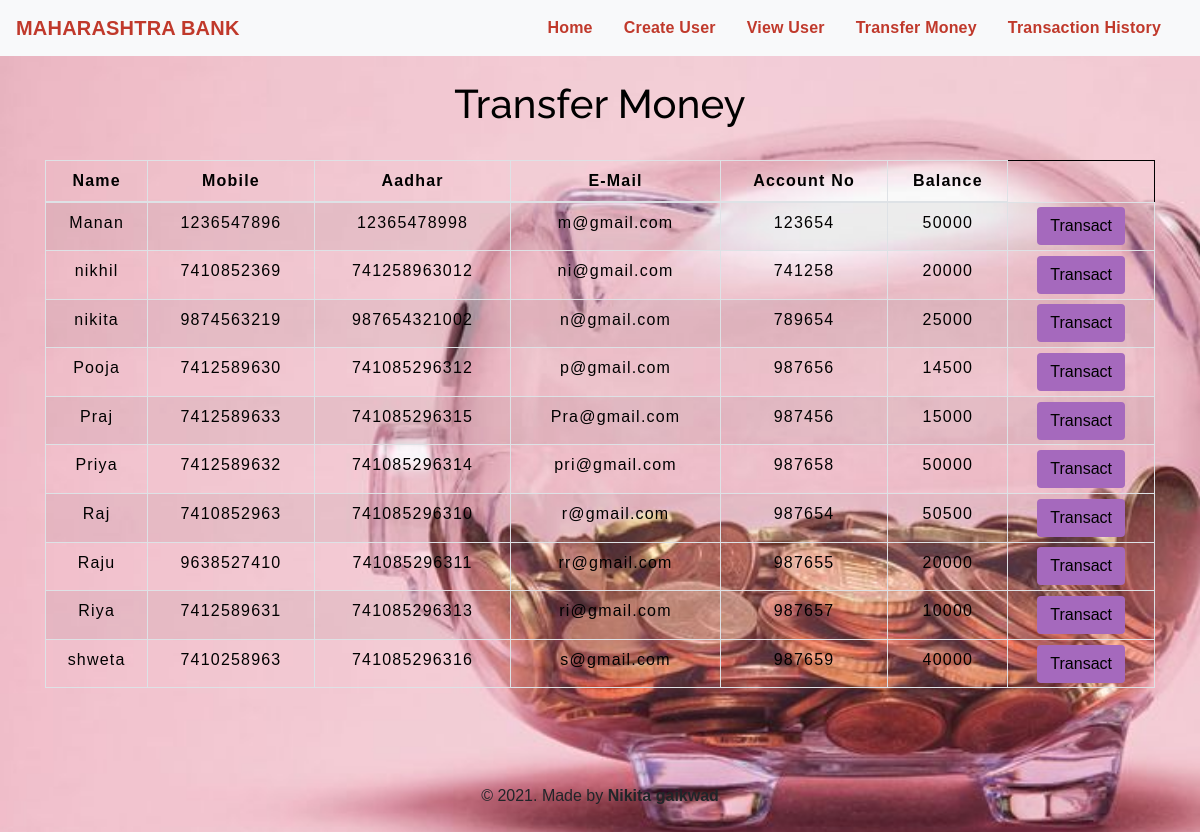
The app's page /trans.php with its own data.
### tables this page shows
CREATE TABLE `user` (
  `name` varchar(30) NOT NULL,
  `mobile` bigint(30) NOT NULL,
  `aadhar` bigint(30) NOT NULL,
  `email` varchar(30) NOT NULL,
  `accountno` bigint(20) NOT NULL,
  `balance` int(20) NOT NULL
);

### trans.php (the view, shortened to what this page needs)
<!DOCTYPE html>
<html lang="en">
<head>
    <link rel="stylesheet" href="https://maxcdn.bootstrapcdn.com/bootstrap/4.0.0/css/bootstrap.min.css">
    <link rel="stylesheet" type="text/css" href="css/table.css">
    <link rel="stylesheet" type="text/css" href="css/navbar.css">
</head>
<body >
<?php
    include 'config.php';
    $sql = "SELECT * FROM user";
    $result = mysqli_query($conn,$sql);
?>
<?php
  include 'navbar.php';
?>
<div class="container">
        <h2 class="text-center pt-4" style="color : black;">Transfer Money</h2>
        <br>
            <div class="row">
                <div class="col">
                    <div class="table-responsive-sm">
                    <table class="table table-hover table-sm table-striped table-condensed table-bordered" style="border-color:black;">
                        <thead style="color : black;">
                            <tr>
                            <th scope="col" class="text-center py-2">Name</th>
                            <th scope="col" class="text-center py-2">Mobile</th>
                            <th scope="col" class="text-center py-2">Aadhar</th>
                            <th scope="col" class="text-center py-2">E-Mail</th>
                            <th scope="col" class="text-center py-2">Account No</th>
                            <th scope="col" class="text-center py-2">Balance</th>
                            </tr>
                        </thead>
                        <tbody>
                <?php
                    while($rows=mysqli_fetch_assoc($result)){
                ?>
                    <tr style="color : black;">
                        <td class="py-2"><?php echo $rows['name'] ?></td>
                        <td class="py-2"><?php echo $rows['mobile']?></td>
                        <td class="py-2"><?php echo $rows['aadhar']?></td>
                        <td class="py-2"><?php echo $rows['email']?></td>
                         <td class="py-2"><?php echo $rows['accountno']?></td>
                        <td class="py-2"><?php echo $rows['balance']?></td>
                        <td><a href="tmoney.php?id= <?php echo $rows['accountno'] ;?>"> <button type="button" class="btn" style="background-color : #A569BD;">Transact</button></a></td>
                    </tr>
                <?php
                    }
                ?>
                        </tbody>
                    </table>
                    </div>
                </div>
            </div>
         </div>
   <footer class="text-center mt-5 py-2">
       <br> <p>&copy 2021. Made by <b>Nikita gaikwad</b></p>
      </footer>
</body>
</html>

### navbar.php (shortened to what this page needs)
<nav class="navbar navbar-expand-md navbar-light bg-light">
<a class="navbar-brand" href="index.php" style="color : #C0392B;"><b>MAHARASHTRA BANK</b></a>
<div class="collapse navbar-collapse" id="collapsibleNavbar">
      <ul class="navbar-nav ml-auto">
        <li class="nav-item">
          <a class="nav-link" href="home.php" style="color : #C0392B;"><b>Home</b></a>
        </li>
        <li class="nav-item">
          <a class="nav-link" href="customer.php" style="color : #C0392B;"><b>Create User</b></a>
        </li>
          <li class="nav-item">
          <a class="nav-link" href="viewuser.php" style="color : #C0392B;"><b>View User</b></a>
        </li>
        <li class="nav-item">
          <a class="nav-link" href="trans.php" style="color : #C0392B;"><b>Transfer Money</b></a>
        </li>
        <li class="nav-item">
          <a class="nav-link" href="history.php" style="color : #C0392B;"><b>Transaction History</b></a>
        </li>
    </div>
 </nav>

### css/table.css (style rules this page uses)
* { padding: 0; margin: 0; box-sizing: border-box; font-family: sans-serif; }
h2 { font-size: 40px; }
table { letter-spacing: 1.2px; }
td { text-align: center; }
button { border:none; background: #d9d9d9; transition: 1s; }

### css/navbar.css (style rules this page uses)
.nav-link { margin-right: 15px; color:#2F363F; letter-spacing: 0.2px; transition: 0.2s; }
.navbar-brand { color: #4C4B4B; letter-spacing: 0.2px; }
h2 { color: #4C4B4B; letter-spacing: 0.2px; font-family: raleway; }

### trans.php (style rules this page uses)
button { transition: 1.5s; }
body { background-image:url("img/ABC.jpg"); background-size:1600px; background-repeat:no-repeat; }

### records on screen
user: name "Manan", mobile "1236547896", aadhar "12365478998", email "m@gmail.com", accountno "123654", balance "50000"
user: name "nikhil", mobile "7410852369", aadhar "741258963012", email "ni@gmail.com", accountno "741258", balance "20000"
user: name "nikita", mobile "9874563219", aadhar "987654321002", email "n@gmail.com", accountno "789654", balance "25000"
user: name "Pooja", mobile "7412589630", aadhar "741085296312", email "p@gmail.com", accountno "987656", balance "14500"
user: name "Praj", mobile "7412589633", aadhar "741085296315", email "Pra@gmail.com", accountno "987456", balance "15000"
user: name "Priya", mobile "7412589632", aadhar "741085296314", email "pri@gmail.com", accountno "987658", balance "50000"
user: name "Raj", mobile "7410852963", aadhar "741085296310", email "r@gmail.com", accountno "987654", balance "50500"
user: name "Raju", mobile "9638527410", aadhar "741085296311", email "rr@gmail.com", accountno "987655", balance "20000"
user: name "Riya", mobile "7412589631", aadhar "741085296313", email "ri@gmail.com", accountno "987657", balance "10000"
user: name "shweta", mobile "7410258963", aadhar "741085296316", email "s@gmail.com", accountno "987659", balance "40000"
